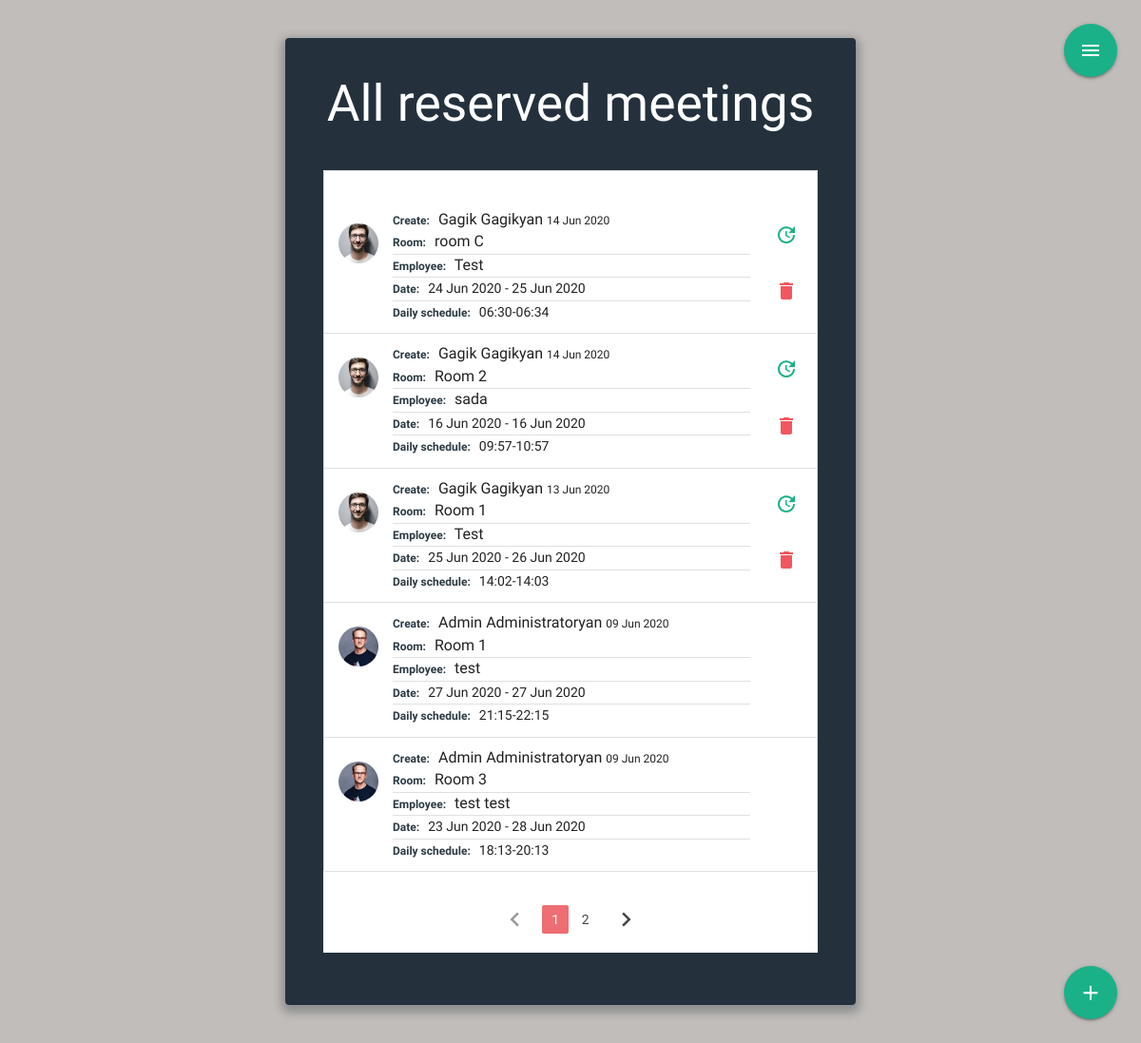
/home (signed in), run on the app's committed database.
### meeting_app/models.py (models this page shows, shortened)
class Meeting(db.Model):
  id = db.Column(db.Integer, primary_key=True)
  room = db.Column(db.String(100), nullable=False)
  employee = db.Column(db.String(250), nullable=False)
  start_date = db.Column(db.Date, nullable=False)
  end_date = db.Column(db.Date)
  start_time = db.Column(db.Time, nullable=False)
  end_time = db.Column(db.Time, nullable=False)
  created_date = db.Column(db.DateTime, nullable=False, default=datetime.utcnow)
  user_id = db.Column(db.Integer, db.ForeignKey('user.id'), nullable=False)

class User(db.Model, UserMixin):
  id = db.Column(db.Integer, primary_key=True)
  fname = db.Column(db.String(60), nullable=False)
  lname = db.Column(db.String(60), nullable=False)
  email = db.Column(db.String(120), unique=True, nullable=False)
  image_file = db.Column(db.String(20), nullable=False, default='avatar.png')
  usertype = db.Column(db.String(20), nullable=False, default="user")
  password = db.Column(db.String(60), nullable=False)
  created_meetings = db.relationship('Meeting', backref='author', lazy=True)

### meeting_app/main/routes.py (the view)
@main.route('/', methods=["GET", "POST"])
@main.route("/home", methods=["GET", "POST"])
def index():
  if current_user.is_authenticated:
    page=request.args.get('page',1,type=int)
    current_date = datetime(datetime.today().year, datetime.today().month, datetime.today().day)
    month = current_date - timedelta(days = 1)
    meetings = Meeting.query.filter(Meeting.end_date > month).order_by(Meeting.created_date.desc()).paginate(page=page,per_page=5)
    image_file = url_for('static', filename='/img/' + current_user.image_file)
    return render_template("index.html", isIndex=True,image_file=image_file,meetings=meetings,legend="All reserved meetings")
  else:
    return redirect(url_for('users.login'))

### meeting_app/models.py (called while the page is built)
@login_manager.user_loader
def load_user(user_id):
  return User.query.get(int(user_id))

### meeting_app/templates/index.html (shortened to what this page needs)
{%extends "layout.html"%}
{% block content %}
<div class="wrap">
<h2>{{legend}}</h2>
<div id="shedule">
 <ul class="collection">
  {% if meetings.items != [] %}
    {% for meeting in meetings.items %}
      <li class="collection-item avatar">
      <a href="{{url_for('users.user_reserves', id=meeting.author.id)}}">
        <div class="img-wrapper circle">
          <div class="img " style="background-image: url({{url_for('static', filename='img/'+meeting.author.image_file, )}})"></div>
        </div>
      </a>
        <span class="title5 collection-title">Create:</span>
        <a href=""></a>{{meeting.author.fname}} {{meeting.author.lname}} </a>
        <span class="small-text">{{meeting.created_date.strftime('%d %b %Y')}}  </span>
        <p>
          <span class="collection-title">Room:</span>    {{meeting.room}}
          <p class="divider"></p>
          <span class="collection-title">Employee:</span> {{meeting.employee}}
          <p class="divider"></p>
          {% if meeting.end_date %}
            <span class="collection-title">Date:</span> <span class="date">{{ meeting.start_date.strftime('%d %b %Y')}} -
            {{meeting.end_date.strftime('%d %b %Y')}} </span>
          {% else %}
          <span class="date"> {{ meeting.start_date.strftime('%d %b %Y')}}</span>
          {% endif %}
          <p class="divider"></p>
          <span class="collection-title">Daily schedule:</span> <span class="date">{{meeting.start_time.strftime('%H:%M')}}-{{meeting.end_time.strftime('%H:%M')}}</span>
        </p>
        {% if (meeting.author == current_user or current_user.usertype=="admin") %}
        <div class="action-buttons-wrapper">
          <a href="{{url_for('meetings.update_reserve', meeting_id=meeting.id)}}" class="secondary-content" title="update"><i class="material-icons">update</i></a>
          <a class="waves-effect waves-light modal-trigger secondary-content" href="#modal" data-id="{{url_for('meetings.delete_reserve',meeting_id = meeting.id)}}">  <i class="material-icons ">delete</i></a>
        </div>
        {%endif %}
      </li>
      {%endfor%}
    </ul>
    <ul class="pagination">
      {% if meetings.has_prev %}
      <li class="arrow"><a  href="{{ url_for('main.index',page=meetings.prev_num)}}"><i class="material-icons">chevron_left</i></a></li>
      {% else %}
      <li class="disabled"><a href="#!"><i class="material-icons">chevron_left</i></a></li>
      {% endif %}
      {% for page_num in meetings.iter_pages(left_edge=1, right_edge=1, left_current=1,right_current=2) %}
        {% if page_num %}
          {% if meetings.page ==page_num %}
            <li class="active"> <a href="{{ url_for('main.index',page=page_num)}}">{{page_num}}</a></li>
          {% else %}
            <li class="waves-effect pag-element"> <a href="{{ url_for('main.index',page=page_num)}}">{{page_num}}</a></li>
          {% endif %}
        {% else %}
          <span>...</span>
        {% endif %}
      {% endfor %}
      {% if meetings.has_next %}
        <li class="arrow"><a href="{{ url_for('main.index',page=meetings.next_num)}}"><i class="material-icons">chevron_right</i></a></li>
      {% else %}
      <li class="disabled"><a href="#!"><i class="material-icons">chevron_right</i></a></li>
      {% endif %}
    {% else %}
    <p class="no-shedules">There are no scheduled meetings, please add a meeting...</p>
    {% endif %}
  </ul>
</div>
{% if url_for(request.endpoint) != "/archive" %}
<div class="fixed-button-wrapper">
  <a class="btn-floating btn-large " href="{{url_for('meetings.reserve_new')}}" title="Add Meeting"><i class="material-icons">add</i></a>
</div>
{% else %}
  <div class="fixed-button-wrapper">
    <a class="btn-floating btn-large" href="{{url_for('main.index')}}"><i class="material-icons">home</i></a>
  </div>
{% endif %}
</div>
{% endblock %}

### meeting_app/static/css/style.css (style rules this page uses)
*, *:before, *:after { box-sizing: border-box; outline: none; }
html { overflow-y: scroll; }
body { background: #c1bdba; font-family: "Titillium Web", sans-serif; }
a { text-decoration: none; color: #1ab188; transition: 0.5s ease; }
.wrap { background: rgba(19, 35, 47, 0.9); padding: 40px; max-width: 600px; margin: 40px auto; border-radius: 4px; box-shadow: 0 4px 10px 4px rgba(19, 35, 47, 0.3); }
h1, h2 { text-align: center; color: #ffffff; font-weight: 300; margin: 0 0 40px; }
.collection .collection-item { position: relative; padding-right: 70px; }
#shedule { background-color: #fff; }
.fixed-button-wrapper { position: fixed; right: 25px; bottom: 25px; }
.fixed-button-wrapper .btn-floating { background-color: #1ab188; }
.fixed-button-wrapper .btn-floating i { font-size: 1.7rem; }
#shedule .img-wrapper { position: absolute; width: 42px; height: 42px; overflow: hidden; left: 15px; top: 25px; display: inline-block; vertical-align: middle; }
#shedule .img-wrapper .img { position: absolute; top: 0; left: 0; bottom: 0; right: 0; background-size: cover; background-repeat: no-repeat; background-position: center; }
#shedule .collection-title { color: rgba(19, 35, 47, 0.9); font-weight: bold; margin-right: 5px; font-size:12px; }
.collection { font-size: 16px; padding-top: 30px; }
#shedule .small-text { font-size: 12px; }
#shedule .date { font-size: 14px; }
.collection .collection-item.avatar .secondary-content { top: initial; right: 0; }
.collection .collection-item.avatar .secondary-content { color: #1ab188; }
.collection .collection-item.avatar .secondary-content:last-child { top:initial; right: 0; color: rgb(241, 87, 93); bottom: 0; }
.action-buttons-wrapper { position: absolute; top: 50%; right: 20px; height: 90px; width: 20px; transform: translateY(-50%); }
.pagination { text-align: center; padding: 20px 0; }
.pagination li a { font-size: 14px; }

### data on the page
Meeting: image_file (picture), author.fname "Gagik", author.lname "Gagikyan", created_date "14 Jun 2020", room "room C", employee "Test", start_date "24 Jun 2020", end_date "25 Jun 2020", start_time "06:30", end_time "06:34"
Meeting: image_file (picture), author.fname "Gagik", author.lname "Gagikyan", created_date "14 Jun 2020", room "Room 2", employee "sada", start_date "16 Jun 2020", end_date "16 Jun 2020", start_time "09:57", end_time "10:57"
Meeting: image_file (picture), author.fname "Gagik", author.lname "Gagikyan", created_date "13 Jun 2020", room "Room 1", employee "Test", start_date "25 Jun 2020", end_date "26 Jun 2020", start_time "14:02", end_time "14:03"
Meeting: image_file (picture), author.fname "Admin", author.lname "Administratoryan", created_date "09 Jun 2020", room "Room 1", employee "test", start_date "27 Jun 2020", end_date "27 Jun 2020", start_time "21:15", end_time "22:15"
Meeting: image_file (picture), author.fname "Admin", author.lname "Administratoryan", created_date "09 Jun 2020", room "Room 3", employee "test test", start_date "23 Jun 2020", end_date "28 Jun 2020", start_time "18:13", end_time "20:13"

### other printed values
{{ legend }} "All reserved meetings"
{{ page_num }} "1"
{{ page_num }} "2"
